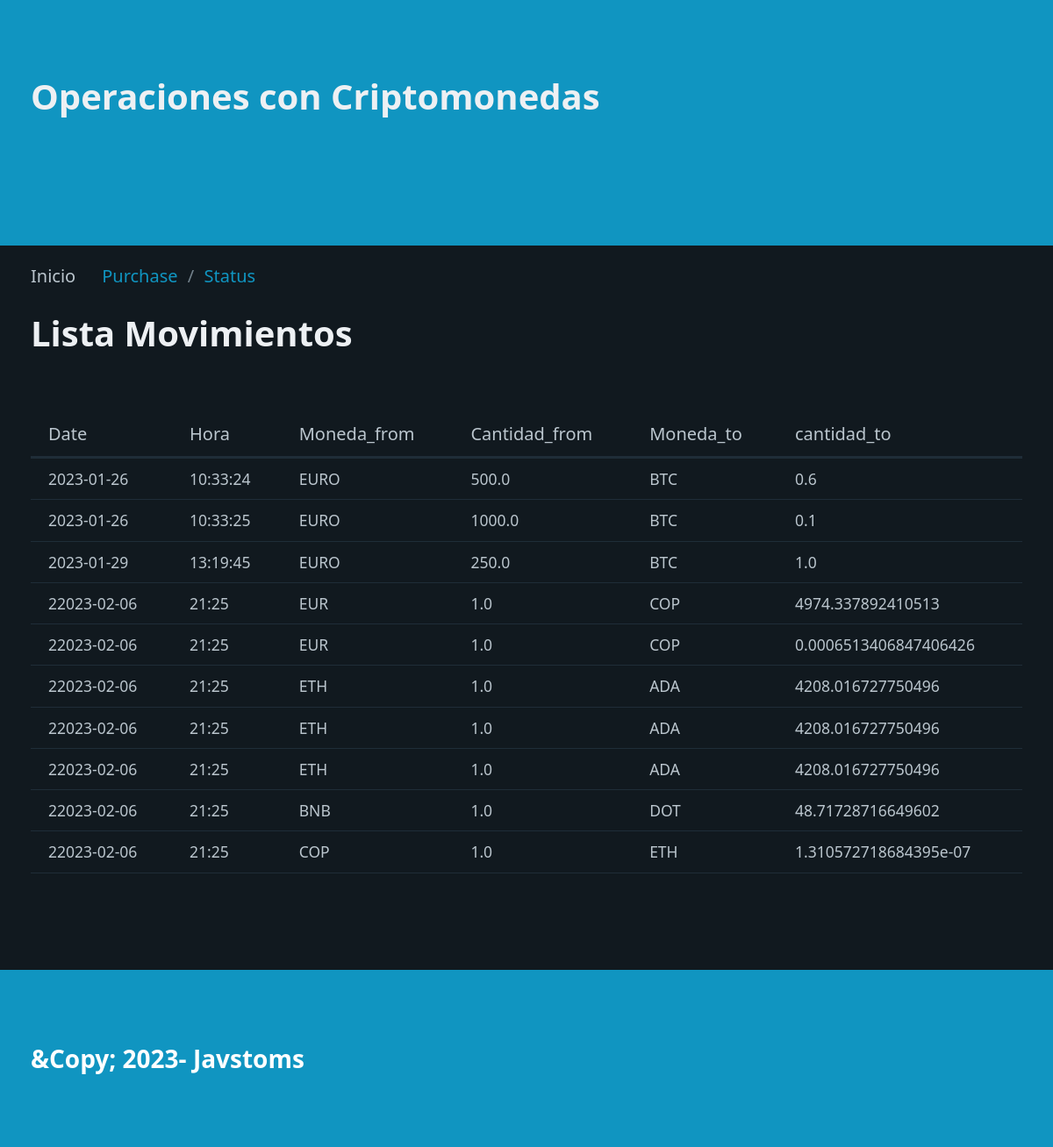
Before: / with the older database file.
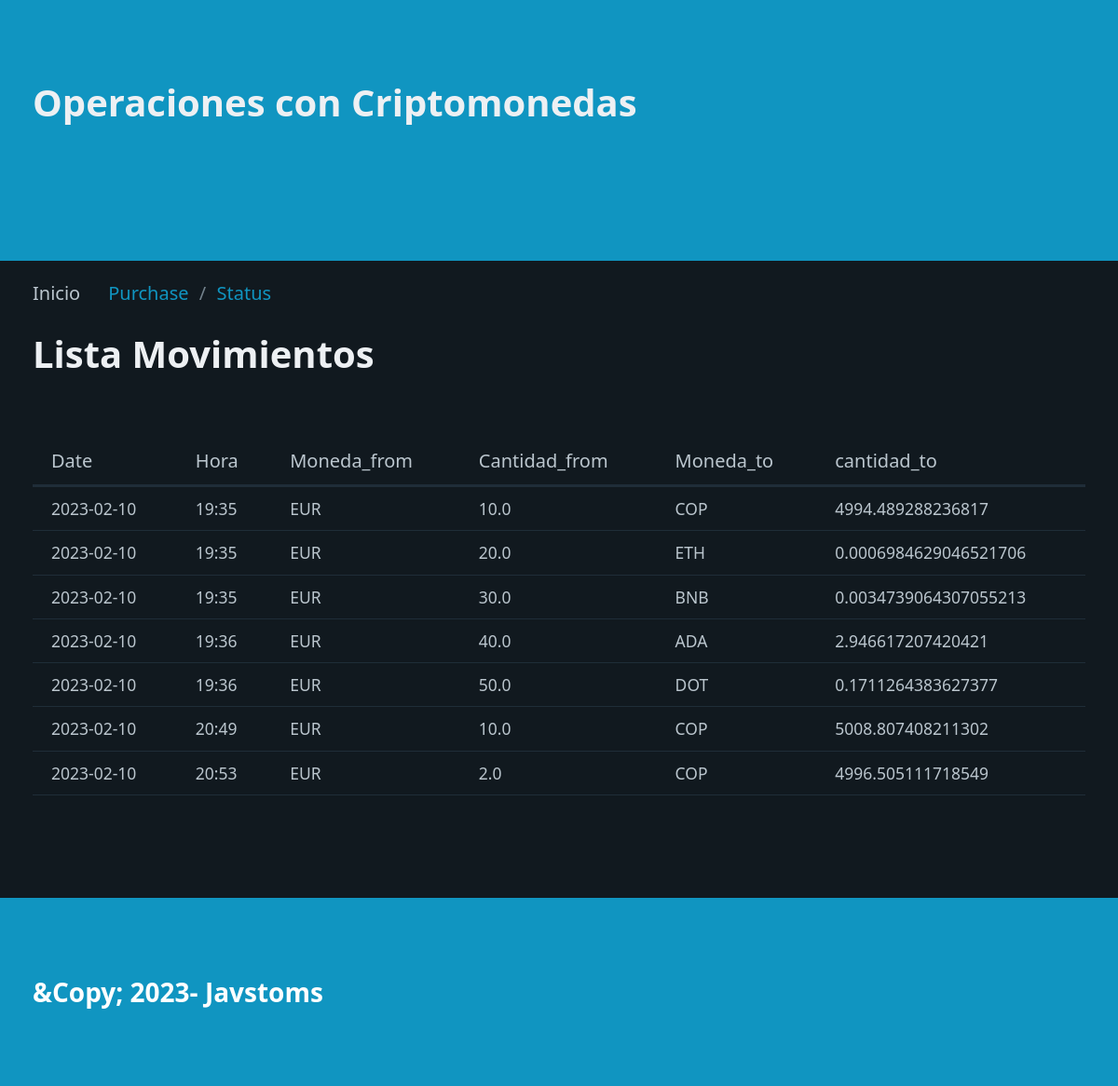
After: the same page with the newer database file.
### tables this page shows
CREATE TABLE "criptos" (
	"id"	INTEGER,
	"date"	TEXT NOT NULL,
	"hora"	TEXT NOT NULL,
	"Moneda_from"	TEXT NOT NULL,
	"Cantidad_from"	REAL NOT NULL,
	"Moneda_to"	TEXT NOT NULL,
	"cantidad_to"	REAL NOT NULL,
	PRIMARY KEY("id" AUTOINCREMENT)
);

### registros_ig/routes.py (the view)
@app.route("/")
def index():
    registros=select_all()
    return render_template("index.html", pageTitle="Registro y movimientos de Criptomonedas",data=registros, page='Inicio')

### registros_ig/models.py (called while the page is built)
def select_all():
    connet=Conexion("SELECT id,date,hora,Moneda_from,Cantidad_from,Moneda_to, cantidad_to FROM criptos order by date;")
    filas = connet.cur.fetchall()#capturo las filas de datos
    columnas = connet.res.description#capturo los nombres de columnas
    resultado = []#lista para guardar diccionario
    for fila in filas:
        dato = {}#diccionario para cada registro
        posicion = 0#posicion columna
        for campo in columnas:
            dato[campo[0]]=fila[posicion]
            posicion += 1
        resultado.append(dato)
    connet.con.close()
    return resultado

### registros_ig/templates/index.html
{% extends "base.html" %}
{%block section%}
<h1> Lista Movimientos</h1>
<table id="movements_table">
    <thead>
        <tr>
            <th>Date</th>
            <th>Hora</th>
            <th>Moneda_from</th>
            <th>Cantidad_from</th>
            <th>Moneda_to</th>
            <th>cantidad_to</th>
        </tr>
    </thead>
    <tbody>
        {%for movements in data%}
        <tr>
            <td>{{movements.date}}</td>
            <td>{{movements.hora}}</td>
            <td>{{movements.Moneda_from}}</td>
            <td>{{movements.Cantidad_from}}</td>
            <td>{{movements.Moneda_to}}</td>
            <td>{{movements.cantidad_to}}</td>
        </tr>
        {% endfor %}
    </tbody>
</table>
{%endblock%}

### registros_ig/templates/base.html (shortened to what this page needs)
<!DOCTYPE html>
<html lang="en">
<head>
    <link rel="stylesheet" href="/static/css/pico.css">
    <link rel="stylesheet" href="/static/css/styles.css">
</head>
<body>
    <header>
        <div class="container">
            <h1>Operaciones con Criptomonedas</h1>
        </div>
    </header>
    <nav class="container" aria-label="breadcrumb">
        <ul>
            {% if page == "Inicio" %}
            <li>Inicio</li>
            <li><a href="/purchase">Purchase</a></li>
            <li><a href="/status">Status</a></li>
            {% endif %}
        </ul>
    </nav>
    <section class ="container">
        {% block section %}
        {% endblock %}
    </section>
    <footer>
        <div class="container">
            &Copy; 2023- Javstoms
        </div>
    </footer>
</body>
</html>

### registros_ig/static/css/styles.css (style rules this page uses)
header,footer { background-color: var(--primary); color: var(--primary-inverse); font-size: 1.4em; font-weight: bold; }
body { min-height: 100vh; display: grid; grid-template-rows: auto 1fr auto; margin: 0 }

Changed rows visible on the page:
removed criptos: date "2023-01-26", hora "10:33:24", Moneda_from "EURO", Cantidad_from "500.0", Moneda_to "BTC", cantidad_to "0.6"
removed criptos: date "2023-01-26", hora "10:33:25", Moneda_from "EURO", Cantidad_from "1000.0", Moneda_to "BTC", cantidad_to "0.1"
removed criptos: date "2023-01-29", hora "13:19:45", Moneda_from "EURO", Cantidad_from "250.0", Moneda_to "BTC", cantidad_to "1.0"
removed criptos: date "22023-02-06", hora "21:25", Moneda_from "EUR", Cantidad_from "1.0", Moneda_to "COP", cantidad_to "4974.337892410513"
removed criptos: date "22023-02-06", hora "21:25", Moneda_from "EUR", Cantidad_from "1.0", Moneda_to "COP", cantidad_to "0.0006513406847406426"
removed criptos: date "22023-02-06", hora "21:25", Moneda_from "ETH", Cantidad_from "1.0", Moneda_to "ADA", cantidad_to "4208.016727750496"
removed criptos: date "22023-02-06", hora "21:25", Moneda_from "ETH", Cantidad_from "1.0", Moneda_to "ADA", cantidad_to "4208.016727750496"
removed criptos: date "22023-02-06", hora "21:25", Moneda_from "ETH", Cantidad_from "1.0", Moneda_to "ADA", cantidad_to "4208.016727750496"
removed criptos: date "22023-02-06", hora "21:25", Moneda_from "BNB", Cantidad_from "1.0", Moneda_to "DOT", cantidad_to "48.71728716649602"
removed criptos: date "22023-02-06", hora "21:25", Moneda_from "COP", Cantidad_from "1.0", Moneda_to "ETH", cantidad_to "1.310572718684395e-07"
added criptos: date "2023-02-10", hora "19:35", Moneda_from "EUR", Cantidad_from "10.0", Moneda_to "COP", cantidad_to "4994.489288236817"
added criptos: date "2023-02-10", hora "19:35", Moneda_from "EUR", Cantidad_from "20.0", Moneda_to "ETH", cantidad_to "0.0006984629046521706"
added criptos: date "2023-02-10", hora "19:35", Moneda_from "EUR", Cantidad_from "30.0", Moneda_to "BNB", cantidad_to "0.0034739064307055213"
added criptos: date "2023-02-10", hora "19:36", Moneda_from "EUR", Cantidad_from "40.0", Moneda_to "ADA", cantidad_to "2.946617207420421"
added criptos: date "2023-02-10", hora "19:36", Moneda_from "EUR", Cantidad_from "50.0", Moneda_to "DOT", cantidad_to "0.1711264383627377"
added criptos: date "2023-02-10", hora "20:49", Moneda_from "EUR", Cantidad_from "10.0", Moneda_to "COP", cantidad_to "5008.807408211302"
added criptos: date "2023-02-10", hora "20:53", Moneda_from "EUR", Cantidad_from "2.0", Moneda_to "COP", cantidad_to "4996.505111718549"
